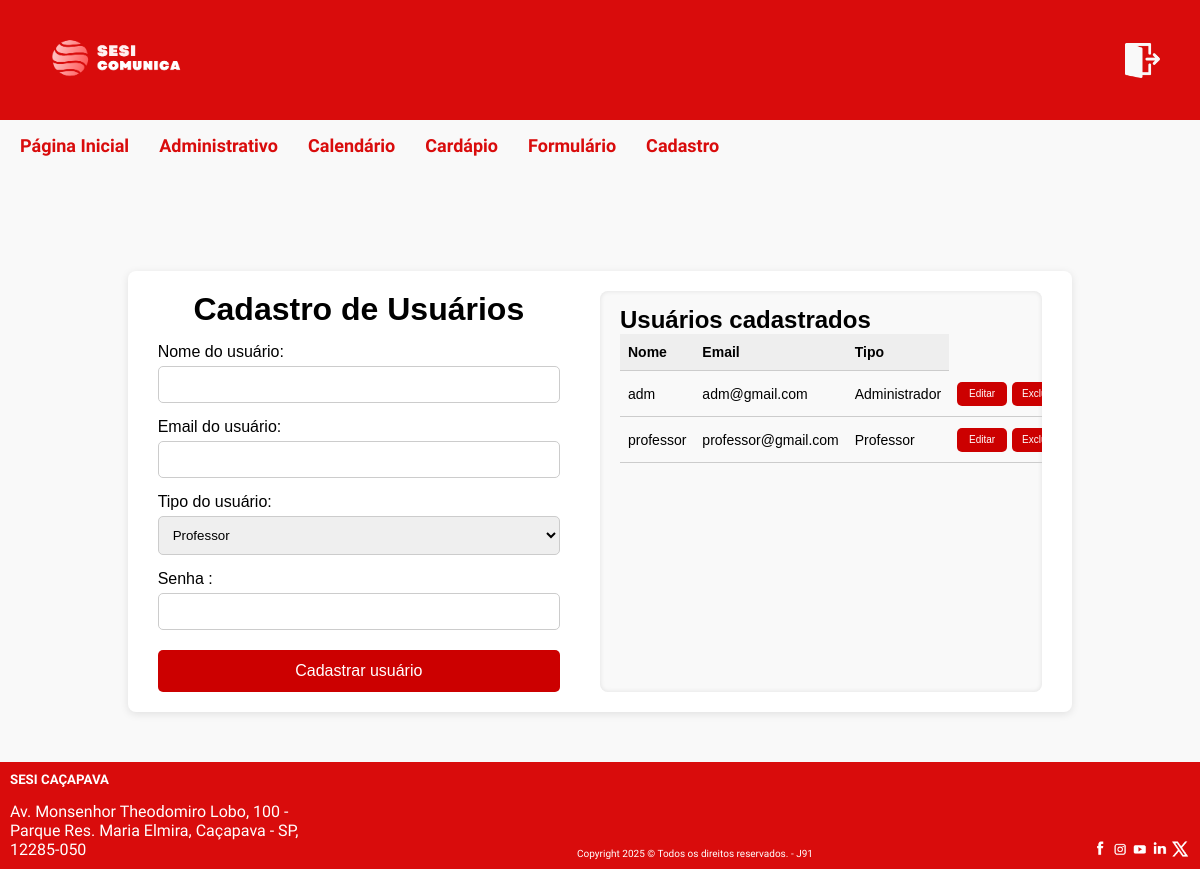
Screenshot of /sesicomunica/adm/cadastrar.php (signed in) with the database file from the repository.
### tables this page shows
CREATE TABLE `usuarios` (
  `id_users` int(11) NOT NULL,
  `nome_usuario` varchar(100) NOT NULL,
  `email_usuario` varchar(100) NOT NULL,
  `tipo_usuario` enum('administrador','professor') NOT NULL DEFAULT 'professor',
  `senha_usuario` varchar(255) NOT NULL
);

### sesicomunica/adm/cadastrar.php (the view, shortened to what this page needs)
<?php
include '../../conexao.php';
include 'nav.php';
$result_usuarios = $conn->query("SELECT id_users, nome_usuario, email_usuario, tipo_usuario FROM usuarios ORDER BY nome_usuario ASC");
?>
<!DOCTYPE html>
<html lang="pt-br">
<head>
    <link href="https://cdn.jsdelivr.net/npm/fullcalendar@5.11.3/main.min.css" rel="stylesheet">
    <link rel="stylesheet" href="../css/cssadm/cadastrar.css">
    <link rel="stylesheet" href="../css/style.css">
    <link rel="stylesheet" href="../css/cssadm/cadastrar.css">
</head>
<body>
    <div class="container">
        <form method="POST" action="">
            <h1><?= isset($editar_usuario) ? 'Editar Usuário' : 'Cadastro de Usuários' ?></h1>
            <label for="nome_usuario">Nome do usuário:</label>
            <input type="text" id="nome_usuario" name="nome_usuario" required
                value="<?= $editar_usuario['nome_usuario'] ?? '' ?>">
            <label for="email_usuario">Email do usuário:</label>
            <input type="email" id="email_usuario" name="email_usuario" required
                value="<?= $editar_usuario['email_usuario'] ?? '' ?>">
            <label for="tipo_usuario">Tipo do usuário:</label>
            <select id="tipo_usuario" name="tipo_usuario" required>
                <option value="professor" <?= (isset($editar_usuario) && $editar_usuario['tipo_usuario'] == 'professor') ? 'selected' : '' ?>>Professor</option>
            </select>
            <label for="senha_usuario">Senha
                <?= isset($editar_usuario) ? '(deixe em branco para não alterar)' : '' ?>:</label>
            <input type="password" id="senha_usuario" name="senha_usuario" <?= isset($editar_usuario) ? '' : 'required' ?>>
            <button id="button-cadastro" type="submit"><?= isset($editar_usuario) ? 'Salvar alterações' : 'Cadastrar usuário' ?></button>
        </form>
        <div class="listagem-usuarios">
            <h2>Usuários cadastrados</h2>
            <?php if ($result_usuarios && $result_usuarios->num_rows > 0): ?>
                <table>
                    <thead>
                        <tr>
                            <th>Nome</th>
                            <th>Email</th>
                            <th>Tipo</th>
                        </tr>
                    </thead>
                    <tbody>
                    <tbody>
                        <?php while ($user = $result_usuarios->fetch_assoc()): ?>
                            <tr>
                                <td><?= htmlspecialchars($user['nome_usuario']) ?></td>
                                <td><?= htmlspecialchars($user['email_usuario']) ?></td>
                                <td><?= htmlspecialchars(ucfirst($user['tipo_usuario'])) ?></td>
                                <td class="alinhamento-editar-excluir">
                                    <button onclick="abrirModal()" class="editar-excluir-btn" data-id="<?= $user['id_users'] ?>"
                                        data-nome="<?= htmlspecialchars($user['nome_usuario']) ?>"
                                        data-email="<?= htmlspecialchars($user['email_usuario']) ?>"
                                        data-tipo="<?= $user['tipo_usuario'] ?>">Editar</button>
                                    <form method="POST" action="" style="display:inline;">
                                        <button type="submit" class="editar-excluir-btn"
                                            onclick="return confirm('Tem certeza que deseja excluir?')">Excluir</button>
                                    </form>
                                </td>
                            </tr>
                        <?php endwhile; ?>
                    </tbody>
                    </tbody>
                </table>
            <?php else: ?>
                <p>Nenhum usuário cadastrado.</p>
            <?php endif; ?>
        </div>
    </div>
    <?php include 'footer.php'; ?>
</body>
</html>

### sesicomunica/css/cssadm/navadm.css (style rules this page uses)
* { margin: 0; padding: 0; }
body { margin: 0; padding: 0; }

### sesicomunica/css/cssadm/cadastrar.css (style rules this page uses)
body { font-family: Arial; background: #f9f9f9; height: 100%; max-height: 100%; justify-content: space-between; display: flex; flex-direction: column; }
.container { max-width: 500px; margin: 0 auto; background: white; padding: 20px; margin-top: 100px !important; border-radius: 8px; box-shadow: 0 2px 8px rgba(0, 0, 0, 0.1); }
h1 { text-align: center; }
label { display: block; margin-top: 15px; }
input, select { width: 100%; padding: 10px; margin-top: 5px; border-radius: 5px; border: 1px solid #ccc; }
#button-cadastro { margin-top: 20px; }
button { padding: 12px; width: 100%; background: #cc0000; color: white; border: none; border-radius: 5px; font-size: 16px; cursor: pointer; }
.container { max-width: 1100px; margin: 40px auto 0 auto; background: white; padding: 20px 30px; border-radius: 8px; box-shadow: 0 2px 8px rgba(0, 0, 0, 0.1); display: flex; gap: 40px; }
form { flex: 1; }
.listagem-usuarios { flex: 1; max-height: 70vh; overflow-y: auto; background: #f9f9f9; border-radius: 8px; padding: 15px 20px; box-shadow: inset 0 0 5px rgba(0, 0, 0, 0.1); }
.listagem-usuarios table { width: 100%; border-collapse: collapse; font-size: 14px; }
.listagem-usuarios th, .listagem-usuarios td { text-align: left; padding: 10px 8px; border-bottom: 1px solid #ccc; }
.listagem-usuarios th { background-color: #eee; font-weight: 600; }
td.alinhamento-editar-excluir { display: flex; gap: 5px; margin-top: 1px; }
button.editar-excluir-btn { width: 50px; height: 20px; font-size: 10px; display: flex; justify-content: center; align-items: center; }

### sesicomunica/css/style.css (style rules this page uses)
* { margin: 0; padding: 0; box-sizing: border-box; }
body { font-family: "Gabarito", sans-serif; }

### rows the page displays
usuarios: nome_usuario "adm", email_usuario "adm@gmail.com", tipo_usuario "Administrador"
usuarios: nome_usuario "professor", email_usuario "professor@gmail.com", tipo_usuario "Professor"
